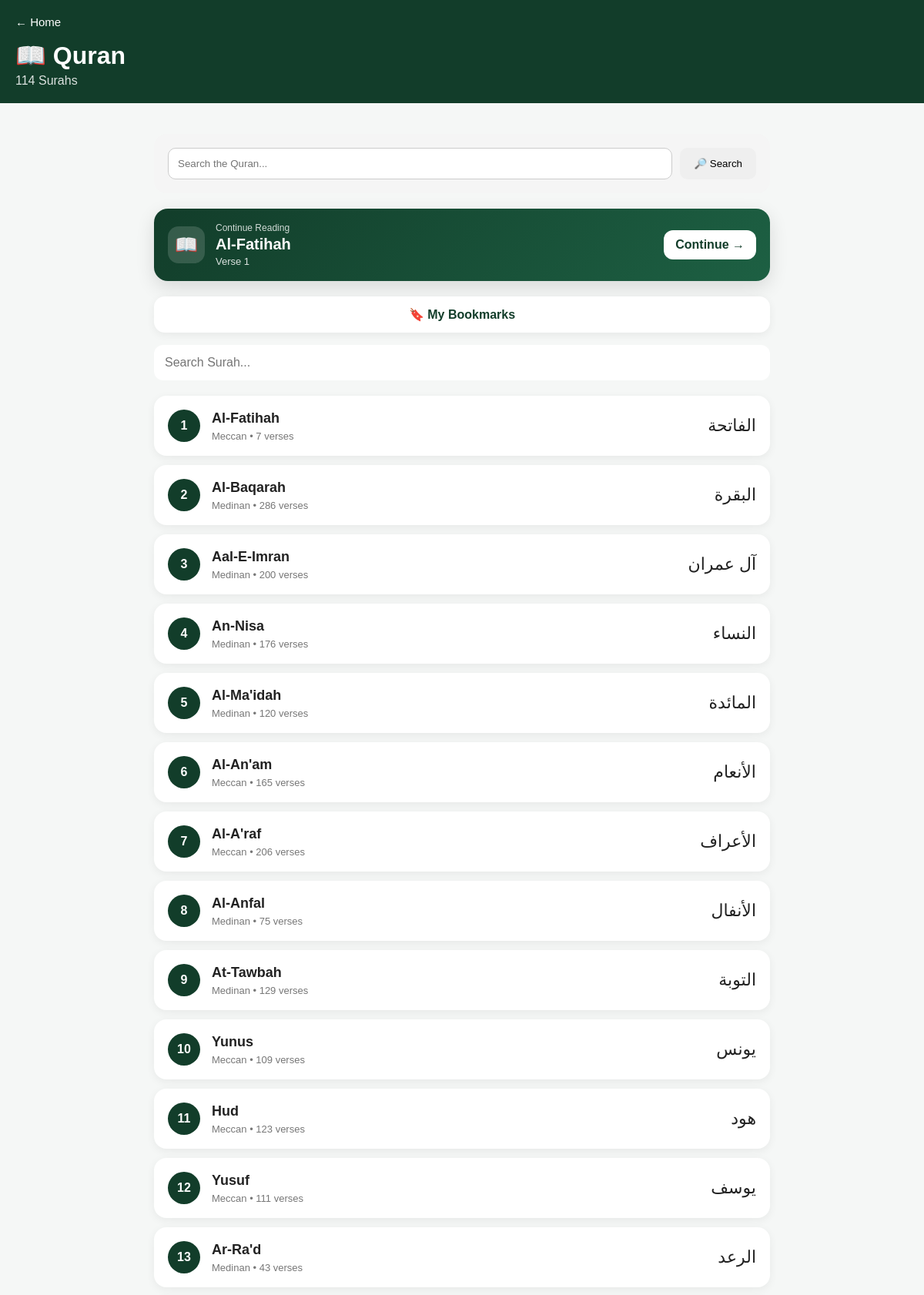
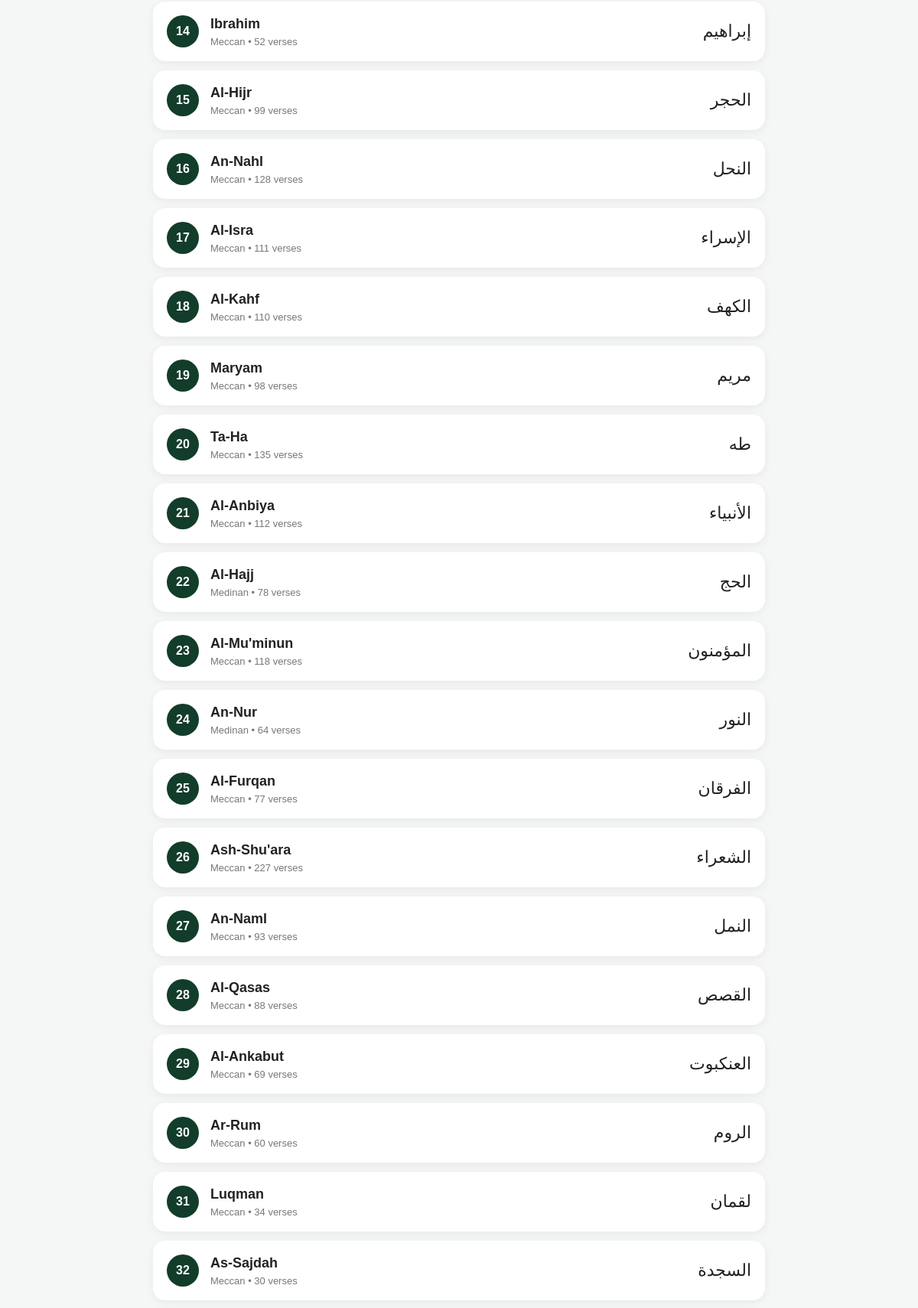
/quran (upper part), run on the app's committed database (2 pictures, top to bottom).
### tables this page shows
CREATE TABLE surahs (
    id INTEGER PRIMARY KEY AUTOINCREMENT,
    number INTEGER UNIQUE NOT NULL,
    name_ar TEXT NOT NULL,
    name_en TEXT NOT NULL,
    name_am TEXT,
    revelation_type TEXT,
    verse_count INTEGER NOT NULL
);

CREATE TABLE reading_progress (
    id INTEGER PRIMARY KEY AUTOINCREMENT,
    user_id INTEGER,
    surah_id INTEGER NOT NULL,
    verse_number INTEGER NOT NULL,
    updated_at TIMESTAMP DEFAULT CURRENT_TIMESTAMP,
    FOREIGN KEY (surah_id) REFERENCES surahs(id)
);

### app.py (the view)
@app.route("/quran")
def quran():
    conn = get_db()
    surahs = conn.execute("""
        SELECT *
        FROM surahs
        ORDER BY number
    """).fetchall()
    progress = conn.execute("""
        SELECT
            reading_progress.*,
            surahs.number AS surah_number,
            surahs.name_en AS surah_name,
            verses.id AS verse_id
        FROM reading_progress
        JOIN surahs
            ON surahs.id = reading_progress.surah_id
        JOIN verses
            ON verses.surah_id = reading_progress.surah_id
            AND verses.verse_number = reading_progress.verse_number
        WHERE reading_progress.user_id IS NULL
        ORDER BY reading_progress.updated_at DESC,
                 reading_progress.id DESC
        LIMIT 1
    """).fetchone()
    conn.close()
    return render_template(
        "quran.html",
        surahs=surahs,
        progress=progress
    )

### app.py (called while the page is built)
def get_db():
    conn = sqlite3.connect(DATABASE)
    conn.row_factory = sqlite3.Row
    return conn

### templates/quran.html (shortened to what this page needs)
<!DOCTYPE html>
<html lang="en">
<head>
</head>
<body>
<header>
    <a href="/">← Home</a>
    <h1>📖 Quran</h1>
    <p>114 Surahs</p>
</header>
<main class="container">
<div class="quran-search-card" style="margin:20px 0;padding:18px;border-radius:16px;background:#f5f5f5;">
    <form action="/quran-search" method="get" style="display:flex;gap:10px;flex-wrap:wrap;">
        <input
            type="text"
            name="q"
            placeholder="Search the Quran..."
            required
            style="flex:1;min-width:220px;padding:12px;border:1px solid #ccc;border-radius:10px;"
        >
        <button
            type="submit"
            style="padding:12px 18px;border:0;border-radius:10px;cursor:pointer;"
        >
            🔎 Search
        </button>
    </form>
</div>
{% if progress %}
<div class="continue-reading-card">
    <div class="continue-reading-content">
        <div class="continue-reading-icon">
            📖
        </div>
        <div class="continue-reading-info">
            <div class="continue-reading-label">
                Continue Reading
            </div>
            <div class="continue-reading-surah">
                {{ progress['surah_name'] }}
            </div>
            <div class="continue-reading-verse">
                Verse {{ progress['verse_number'] }}
            </div>
        </div>
    </div>
    <a
        href="/quran/{{ progress['surah_number'] }}#verse-{{ progress['verse_id'] }}"
        class="continue-reading-button"
    >
        Continue →
    </a>
</div>
{% endif %}
<a
    href="/bookmarks"
    class="bookmarks-link"
>
    🔖 My Bookmarks
</a>
    <input
        type="text"
        id="search"
        class="search-box"
        placeholder="Search Surah..."
    >
    <div id="surahList">
        {% for surah in surahs %}
        <a
            class="surah-card"
            href="/quran/{{ surah['number'] }}"
            data-name="{{ surah['name_en']|lower }}"
        >
            <div class="number">
                {{ surah['number'] }}
            </div>
            <div class="surah-info">
                <div class="surah-name">
                    {{ surah['name_en'] }}
                </div>
                <div class="details">
                    {{ surah['revelation_type'] }}
                    •
                    {{ surah['verse_count'] }} verses
                </div>
            </div>
            <div class="arabic">
                {{ surah['name_ar'] }}
            </div>
        </a>
        {% endfor %}
    </div>
</main>
</body>
</html>

### templates/quran.html (style rules this page uses)
body { margin: 0; font-family: Arial, sans-serif; background: #f5f7f6; color: #222; }
header { background: #123d2a; color: white; padding: 20px; }
header a { color: white; text-decoration: none; font-size: 15px; }
header h1 { margin: 15px 0 5px; }
header p { margin: 0; opacity: .85; }
.container { max-width: 800px; margin: auto; padding: 20px; }
.surah-card { display: flex; align-items: center; gap: 15px; background: white; padding: 18px; margin-bottom: 12px; border-radius: 16px; text-decoration: none; color: #222; box-shadow: 0 3px 12px rgba(0,0,0,.06); }
.number { width: 42px; height: 42px; border-radius: 50%; background: #123d2a; color: white; display: flex; align-items: center; justify-content: center; font-weight: bold; }
.surah-info { flex: 1; }
.surah-name { font-size: 18px; font-weight: bold; }
.details { margin-top: 5px; font-size: 13px; color: #777; }
.arabic { font-size: 22px; direction: rtl; }
.search-box { width: 100%; box-sizing: border-box; padding: 14px; border: none; border-radius: 12px; margin-bottom: 20px; font-size: 16px; }
.bookmarks-link { display: block; text-align: center; background: white; color: #123d2a; text-decoration: none; padding: 14px; margin: 16px 0; border-radius: 14px; font-weight: bold; box-shadow: 0 3px 12px rgba(0, 0, 0, 0.06); }
.continue-reading-card { display: flex; align-items: center; justify-content: space-between; gap: 16px; margin: 20px 0; padding: 18px; background: linear-gradient(135deg, #123d2a, #1d6043); color: white; border-radius: 18px; box-shadow: 0 8px 24px rgba(0, 0, 0, 0.12); }
.continue-reading-content { display: flex; align-items: center; gap: 14px; }
.continue-reading-icon { width: 48px; height: 48px; display: flex; align-items: center; justify-content: center; background: rgba(255, 255, 255, 0.15); border-radius: 14px; font-size: 24px; }
.continue-reading-label { font-size: 12px; opacity: 0.8; margin-bottom: 3px; }
.continue-reading-surah { font-size: 20px; font-weight: bold; }
.continue-reading-verse { font-size: 13px; opacity: 0.85; margin-top: 3px; }
.continue-reading-button { display: inline-block; background: white; color: #123d2a; text-decoration: none; padding: 10px 15px; border-radius: 12px; font-weight: bold; white-space: nowrap; }

### data on the page
surahs: surah_name "Al-Fatihah", number "1", name_en "Al-Fatihah", revelation_type "Meccan", verse_count "7", name_ar "الفاتحة"
reading_progress: verse_number "1"
surahs: number "2", name_en "Al-Baqarah", revelation_type "Medinan", verse_count "286", name_ar "البقرة"
surahs: number "3", name_en "Aal-E-Imran", revelation_type "Medinan", verse_count "200", name_ar "آل عمران"
surahs: number "4", name_en "An-Nisa", revelation_type "Medinan", verse_count "176", name_ar "النساء"
surahs: number "5", name_en "Al-Ma'idah", revelation_type "Medinan", verse_count "120", name_ar "المائدة"
surahs: number "6", name_en "Al-An'am", revelation_type "Meccan", verse_count "165", name_ar "الأنعام"
surahs: number "7", name_en "Al-A'raf", revelation_type "Meccan", verse_count "206", name_ar "الأعراف"
surahs: number "8", name_en "Al-Anfal", revelation_type "Medinan", verse_count "75", name_ar "الأنفال"
surahs: number "9", name_en "At-Tawbah", revelation_type "Medinan", verse_count "129", name_ar "التوبة"
surahs: number "10", name_en "Yunus", revelation_type "Meccan", verse_count "109", name_ar "يونس"
surahs: number "11", name_en "Hud", revelation_type "Meccan", verse_count "123", name_ar "هود"
surahs: number "12", name_en "Yusuf", revelation_type "Meccan", verse_count "111", name_ar "يوسف"
surahs: number "13", name_en "Ar-Ra'd", revelation_type "Medinan", verse_count "43", name_ar "الرعد"
surahs: number "14", name_en "Ibrahim", revelation_type "Meccan", verse_count "52", name_ar "إبراهيم"
surahs: number "15", name_en "Al-Hijr", revelation_type "Meccan", verse_count "99", name_ar "الحجر"
surahs: number "16", name_en "An-Nahl", revelation_type "Meccan", verse_count "128", name_ar "النحل"
surahs: number "17", name_en "Al-Isra", revelation_type "Meccan", verse_count "111", name_ar "الإسراء"
surahs: number "18", name_en "Al-Kahf", revelation_type "Meccan", verse_count "110", name_ar "الكهف"
surahs: number "19", name_en "Maryam", revelation_type "Meccan", verse_count "98", name_ar "مريم"
surahs: number "20", name_en "Ta-Ha", revelation_type "Meccan", verse_count "135", name_ar "طه"
surahs: number "21", name_en "Al-Anbiya", revelation_type "Meccan", verse_count "112", name_ar "الأنبياء"
surahs: number "22", name_en "Al-Hajj", revelation_type "Medinan", verse_count "78", name_ar "الحج"
surahs: number "23", name_en "Al-Mu'minun", revelation_type "Meccan", verse_count "118", name_ar "المؤمنون"
surahs: number "24", name_en "An-Nur", revelation_type "Medinan", verse_count "64", name_ar "النور"
surahs: number "25", name_en "Al-Furqan", revelation_type "Meccan", verse_count "77", name_ar "الفرقان"
surahs: number "26", name_en "Ash-Shu'ara", revelation_type "Meccan", verse_count "227", name_ar "الشعراء"
surahs: number "27", name_en "An-Naml", revelation_type "Meccan", verse_count "93", name_ar "النمل"
surahs: number "28", name_en "Al-Qasas", revelation_type "Meccan", verse_count "88", name_ar "القصص"
surahs: number "29", name_en "Al-Ankabut", revelation_type "Meccan", verse_count "69", name_ar "العنكبوت"
surahs: number "30", name_en "Ar-Rum", revelation_type "Meccan", verse_count "60", name_ar "الروم"
surahs: number "31", name_en "Luqman", revelation_type "Meccan", verse_count "34", name_ar "لقمان"
surahs: number "32", name_en "As-Sajdah", revelation_type "Meccan", verse_count "30", name_ar "السجدة"
